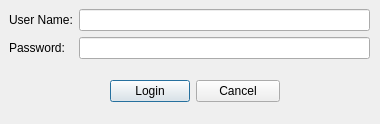
<?xml version="1.0" encoding="UTF-8"?>
<ui version="4.0">
 <class>LoginDialog</class>
 <widget class="QDialog" name="LoginDialog">
  <property name="geometry">
   <rect>
    <x>0</x>
    <y>0</y>
    <width>380</width>
    <height>124</height>
   </rect>
  </property>
  <property name="windowTitle">
   <string>Dialog</string>
  </property>
  <widget class="QWidget" name="formLayoutWidget">
   <property name="geometry">
    <rect>
     <x>9</x>
     <y>9</y>
     <width>361</width>
     <height>61</height>
    </rect>
   </property>
   <layout class="QFormLayout" name="formLayout">
    <property name="fieldGrowthPolicy">
     <enum>QFormLayout::AllNonFixedFieldsGrow</enum>
    </property>
    <item row="0" column="0">
     <widget class="QLabel" name="label">
      <property name="text">
       <string>User Name:</string>
      </property>
     </widget>
    </item>
    <item row="0" column="1">
     <widget class="QLineEdit" name="txtLogin"/>
    </item>
    <item row="1" column="0">
     <widget class="QLabel" name="label_2">
      <property name="text">
       <string>Password:</string>
      </property>
     </widget>
    </item>
    <item row="1" column="1">
     <widget class="QLineEdit" name="txtPassword"/>
    </item>
   </layout>
  </widget>
  <widget class="QWidget" name="formLayoutWidget_2">
   <property name="geometry">
    <rect>
     <x>110</x>
     <y>80</y>
     <width>170</width>
     <height>31</height>
    </rect>
   </property>
   <layout class="QFormLayout" name="formLayout_2">
    <item row="0" column="0">
     <widget class="QPushButton" name="btnLogin">
      <property name="text">
       <string>Login</string>
      </property>
     </widget>
    </item>
    <item row="0" column="1">
     <widget class="QPushButton" name="btnCancel">
      <property name="text">
       <string>Cancel</string>
      </property>
     </widget>
    </item>
   </layout>
  </widget>
 </widget>
 <resources/>
 <connections/>
</ui>
